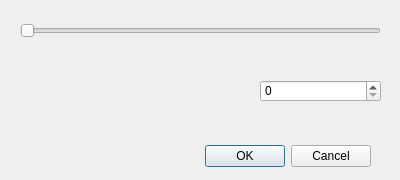
<?xml version="1.0" encoding="UTF-8"?>
<ui version="4.0">
 <class>ZoneResizeDialogUi</class>
 <widget class="QWidget" name="ZoneResizeDialogUi">
  <property name="geometry">
   <rect>
    <x>0</x>
    <y>0</y>
    <width>400</width>
    <height>180</height>
   </rect>
  </property>
  <property name="windowTitle">
   <string>Form</string>
  </property>
  <widget class="QSlider" name="ResizeSlider">
   <property name="geometry">
    <rect>
     <x>20</x>
     <y>20</y>
     <width>361</width>
     <height>22</height>
    </rect>
   </property>
   <property name="orientation">
    <enum>Qt::Horizontal</enum>
   </property>
  </widget>
  <widget class="QDialogButtonBox" name="buttonBox">
   <property name="geometry">
    <rect>
     <x>30</x>
     <y>140</y>
     <width>341</width>
     <height>32</height>
    </rect>
   </property>
   <property name="orientation">
    <enum>Qt::Horizontal</enum>
   </property>
   <property name="standardButtons">
    <set>QDialogButtonBox::Cancel|QDialogButtonBox::Ok</set>
   </property>
  </widget>
  <widget class="QSpinBox" name="ResizeBox">
   <property name="geometry">
    <rect>
     <x>260</x>
     <y>80</y>
     <width>121</width>
     <height>22</height>
    </rect>
   </property>
  </widget>
 </widget>
 <resources/>
 <connections/>
</ui>
